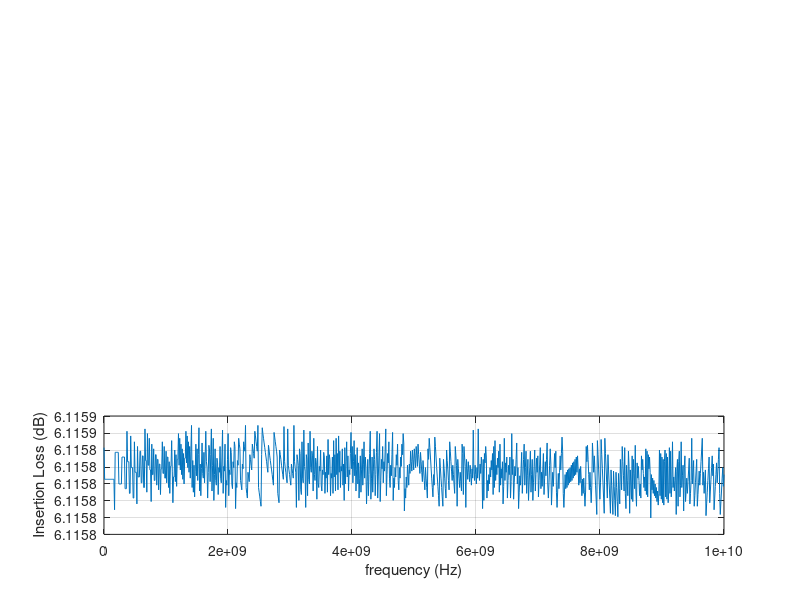

MATLAB code to generate this figure:
clc;clear all;
f=fopen('Flux.txt');
l=fgetl(f);
i=1;
while ischar(l)
    %%disp(l);
    text{i}=l;
    data{i}=sscanf(text{i},'%f , %f , %f');
    A1(i)=data{i}(1);
    A2(i)=data{i}(2);
    A3(i)=data{i}(3);
    l=fgetl(f);
    i=i+1;
end

epsr=0.9999;
a0=1e-4;%0.1mm
c0=2.99792458e8;%Speed of Light (m/s)
f0=c0/a0;%3000GHz
t0=1/f0;%0.33e-12 (s)
mu0=4*pi*(1e-7);% (H/m)
eps0=8.854187817e-12;% (F/m)
I0=1; %(A)
E0=I0/(a0*eps0*c0);%Electric Field
D0=I0/(a0*c0);%Electric Displacement Field
B0=I0/(a0*eps0*c0*c0);%Magnetic Field
H0=I0/(a0);%Magnetizing Field
S0=(I0*I0)/(eps0*c0*a0*a0);%//Poynting Vector


hold on;

subplot(3,1,1)
%A=A2);%/max(abs(A2));%Flux_in
%B=abs(A3);%/max(abs(A2));%Flux_out

semilogx(A1*f0,-A2*S0);
%axis([1e7 1e11 0 2e9]);
ylabel('|Sin| (W/m^2)');
xlabel('frequency (Hz)');
grid('on')

subplot(3,1,2)
semilogx(A1*f0,-A3*S0);
%axis([1e7 1e11 0 3e7]);
ylabel('|Sout| (W/m^2)');
xlabel('frequency (Hz)');
grid('on')

subplot(3,1,3)
C=10*log(A2./A3);
plot(f0*A1,C);
%axis([1e7 1e11 39.2 39.7]);
ylabel('Insertion Loss (dB)');
xlabel('frequency (Hz)');
grid('on')
